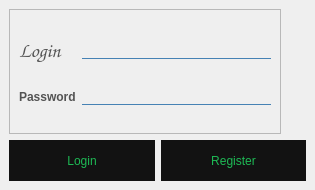
<?xml version="1.0" encoding="UTF-8"?>
<ui version="4.0">
 <class>LoginWindow</class>
 <widget class="QMainWindow" name="LoginWindow">
  <property name="geometry">
   <rect>
    <x>0</x>
    <y>0</y>
    <width>315</width>
    <height>190</height>
   </rect>
  </property>
  <property name="windowTitle">
   <string>Login</string>
  </property>
  <widget class="QWidget" name="centralwidget">
   <layout class="QGridLayout" name="gridLayout_2">
    <item row="0" column="0" colspan="2">
     <widget class="QFrame" name="frame_2">
      <property name="minimumSize">
       <size>
        <width>0</width>
        <height>0</height>
       </size>
      </property>
      <property name="maximumSize">
       <size>
        <width>272</width>
        <height>231</height>
       </size>
      </property>
      <property name="styleSheet">
       <string notr="true">QLineEdit
{
background: transparent;
border: none;
border-bottom: 1px solid steelblue;
font: 12pt &quot;Comic Sans MS&quot;;
}
QLineEdit:focus {
 outline:none; }

QLabel{
	color: steelblue;
	font: 15pt &quot;Comic Sans MS&quot;;
	font-weight:bold;
}</string>
      </property>
      <property name="frameShape">
       <enum>QFrame::StyledPanel</enum>
      </property>
      <property name="frameShadow">
       <enum>QFrame::Raised</enum>
      </property>
      <layout class="QGridLayout" name="gridLayout">
       <item row="0" column="1">
        <widget class="QLineEdit" name="edit_login">
         <property name="styleSheet">
          <string notr="true"/>
         </property>
         <property name="text">
          <string/>
         </property>
        </widget>
       </item>
       <item row="1" column="0">
        <widget class="QLabel" name="label_password">
         <property name="styleSheet">
          <string notr="true">QLabel{
	color:	#535353;
}</string>
         </property>
         <property name="text">
          <string>Password</string>
         </property>
        </widget>
       </item>
       <item row="0" column="0">
        <widget class="QLabel" name="label_login">
         <property name="font">
          <font>
           <family>Comic Sans MS</family>
           <pointsize>15</pointsize>
           <weight>75</weight>
           <italic>false</italic>
           <bold>true</bold>
          </font>
         </property>
         <property name="styleSheet">
          <string notr="true">QLabel{
	color:	#535353;
}</string>
         </property>
         <property name="text">
          <string>Login</string>
         </property>
        </widget>
       </item>
       <item row="1" column="1">
        <widget class="QLineEdit" name="edit_password">
         <property name="text">
          <string/>
         </property>
         <property name="echoMode">
          <enum>QLineEdit::Password</enum>
         </property>
        </widget>
       </item>
      </layout>
     </widget>
    </item>
    <item row="1" column="0">
     <widget class="QPushButton" name="btn_login">
      <property name="minimumSize">
       <size>
        <width>100</width>
        <height>41</height>
       </size>
      </property>
      <property name="styleSheet">
       <string notr="true">QPushButton{
color: #1db954;
background: 	#121212;
border-radius: 60px;
font: 12pt &quot;Comic Sans MS&quot;;
}</string>
      </property>
      <property name="text">
       <string>Login</string>
      </property>
     </widget>
    </item>
    <item row="1" column="1">
     <widget class="QPushButton" name="btn_register">
      <property name="minimumSize">
       <size>
        <width>100</width>
        <height>41</height>
       </size>
      </property>
      <property name="styleSheet">
       <string notr="true">QPushButton{
color: #1db954;
background: 	#121212;
border-radius: 60px;
font: 12pt &quot;Comic Sans MS&quot;;
}</string>
      </property>
      <property name="text">
       <string>Register</string>
      </property>
     </widget>
    </item>
   </layout>
  </widget>
 </widget>
 <resources/>
 <connections/>
</ui>
